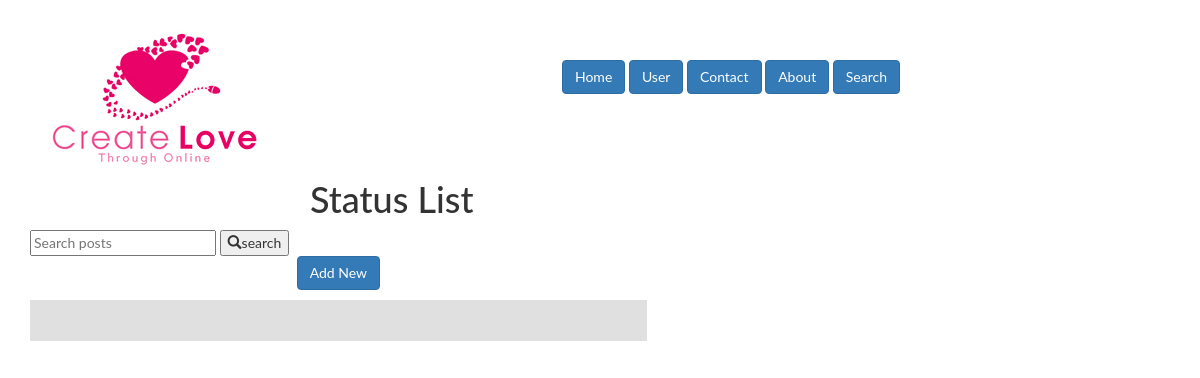
Before: /list (signed in) with the older database file.
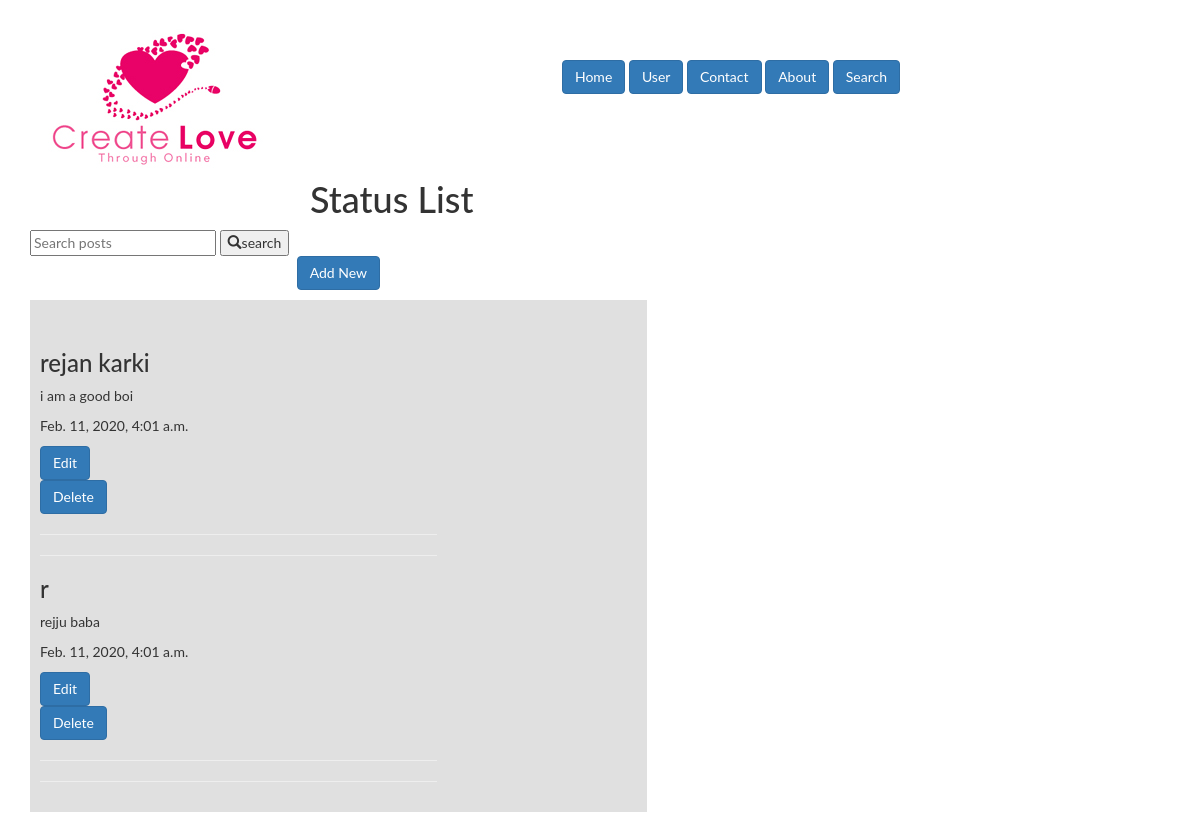
After: the same page with the newer database file.
### Matchmaking/models.py (models this page shows)
class Status(models.Model):
    fullname = models.CharField(max_length=40)
    yourpost = models.TextField()
    posteddate = models.DateTimeField(auto_now_add=False, default=tz.now)

### Matchmaking/views.py (the view)
# urls.py: path('list',views.status_list, name="status_list"),
@login_required(login_url='login')
def status_list(request):
    status_list=Status.objects.all()
    search_term= ''
    if 'search' in request.GET:
        search_term = request.GET['search']
        status_list = status_list.filter(yourpost__icontains=search_term)
    context = {'status_list': Status.objects.all(), 'search_term': search_term}
    return render(request, "./status_list.html", context)

### templates/status_list.html (shortened to what this page needs)
{% load static %}
<!DOCTYPE html>
<html lang="en">
<head>
    <link href="//maxcdn.bootstrapcdn.com/bootstrap/3.3.0/css/bootstrap.min.css" rel="stylesheet" id="bootstrap-css">
    <link rel="stylesheet" type="text/css" href="{% static 'css/style.css' %}" />
</head>
<body>
    <header>
        <div id="logo">
            <img src="../static/images/logo.jpg" alt="logo" id="logo">
        </div>
        <div class="nav-bar">
          <nav>
                <a href="home" class="btn btn-primary">Home</a>
                <a href="notification" class="btn btn-primary">User</a>
                <a href="contact" class="btn btn-primary">Contact</a>
                <a href="about" class="btn btn-primary">About</a>
                <a href="search" class="btn btn-primary">Search</a>
            </nav>
        </div>
    </header>
    <div class= "for-space-3">
    </div>
    <div class="container">
        <h1>Status List</h1>
        <div class="row">
            <div class="col-lg-8 col-md-8 col-sm-9 col-xs-12">
                <form method='POST' action='searchlist'>
                    <input type="text" name = 'search' placeholder="Search posts"/>
                    <button type="submit" a> <i class="glyphicon glyphicon-search"></i>search</button>
                </form>
                <div class = text-center>
                <button class="btn btn-primary"><a href="{% url 'status_insert' %}">Add New</a></button>
                </div>
                <article>
                    <br>
                    <div class="row">
                         <div class="col-sm-6 col-md-12">
                            <div class="Statuses">
                            {% for status in status_list %}
                            <div class="status">
                            <h3> {{status.fullname}} </h3>
                            <p> {{status.yourpost}}</p>
                            <p>  {{status.posteddate}} </p>
                                    <button class="btn btn-primary"><a href="{% url 'status_update' status.id %}">Edit</a></button>
                                    <div class="float-right">
                                    <form action="{% url 'status_delete' status.id %}" method="post">
                                    <button class="btn btn-primary" type="submit">Delete</button></form>
                                    </div>
                                    <hr>
                                    <hr>
                            {% endfor %}
                            </div>
                            </div>
                        </div>
                    </div>
                </article>
                </div>
            </div>
        </div>
    </body>
</html>

### static/css/style.css (style rules this page uses)
#logo { float: left; }
.nav-bar { float: right; margin-right: 300px; margin-top: 60px; }
body { font-family: "Lato", sans-serif; }
a { color:#FFF }
article { background-color: #E0E0E0; padding: 10px; margin-bottom: 10px; margin-top: 10px; }
.row { margin-right: 185px; margin-left: -15px; }
.for-space-3 { height: 160px; width: 100%; }

Changed rows visible on the page:
added Status: fullname "rejan karki", yourpost "i am a good boi", posteddate "Feb. 11, 2020, 4:01 a.m."
added Status: fullname "r", yourpost "rejju baba", posteddate "Feb. 11, 2020, 4:01 a.m."
